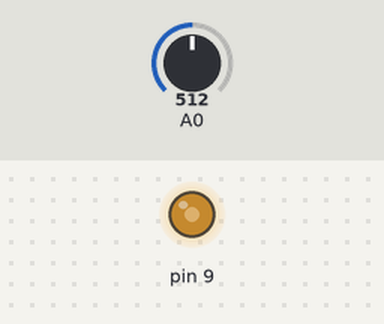
A sketch run on a simulated Arduino Uno, built with avr-gcc and run on an emulated ATmega328P. On the bench: output pins drawn as LEDs (lit = HIGH). Inputs (shaded band) come from the test bench; at power-on: A0 = 512.

Above: at 1.2 s.
1.3 s: A0 set to 716
At 1.8 s:
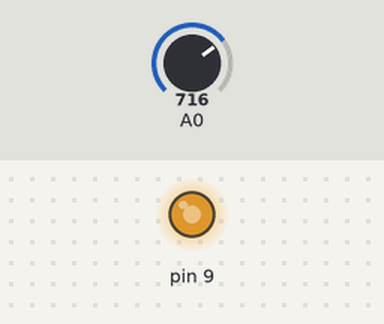
2.8 s: A0 set to 900
At 4.0 s:
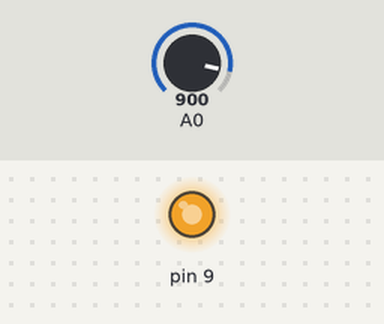
4.3 s: A0 set to 122
At 5.3 s:
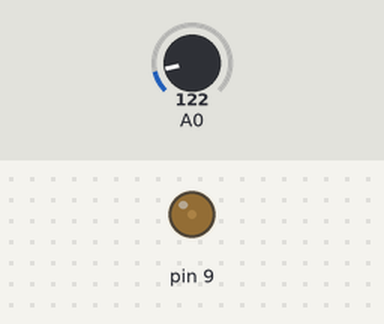
5.8 s: A0 set to 0
At 6.4 s:
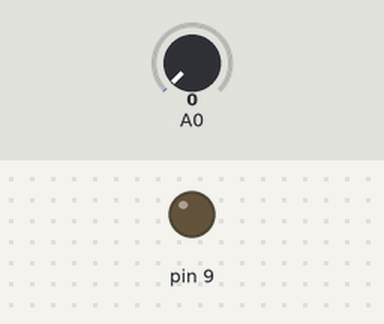
7.3 s: A0 set to 511
At 8.7 s:
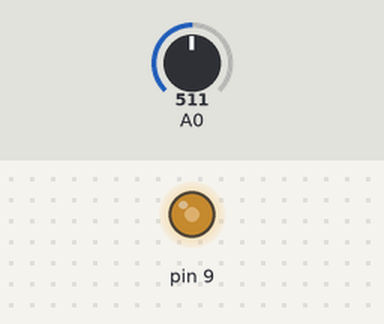
Timing chart, 0 to 9.8 s (numbered marks = the images above; inputs shaded):
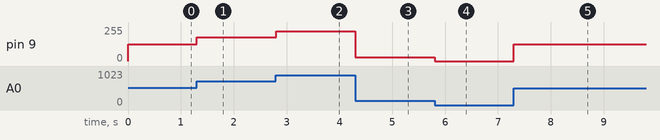

The sketch:

Potentiometer.ino
```cpp
void setup() {
  // put your setup code here, to run once:
  Serial.begin(9600);
  pinMode(9,OUTPUT);
}

void loop() {
  // put your main code here, to run repeatedly:
  //Serial.println(analogRead(A0));
  int potValue = analogRead(A0);
  int mappedValue = map(potValue, 0, 1023, 0, 255);
  analogWrite(9, mappedValue);
}
```

Measured:
- after the input at 1.3 s, pin 9: 127/255 → 178/255 at once
- after the input at 2.8 s, pin 9: 178/255 → 224/255 at once
- after the input at 4.3 s, pin 9: 224/255 → 30/255 at once
- after the input at 5.8 s, pin 9: 30/255 → 0/255 at once
- after the input at 7.3 s, pin 9: 0/255 → 127/255 at once
